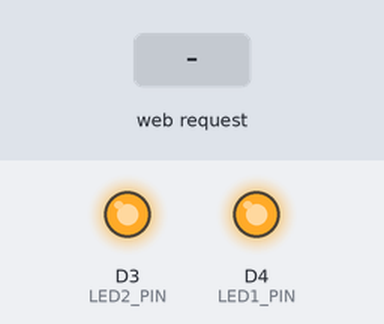
Bench run of a sketch on a simulated ESP8266 (NodeMCU). Parts: output pins drawn as LEDs (lit = HIGH). The test bench sets the inputs (shaded band). What the sketch prints to the serial monitor is not drawn.

Above: at 1.2 s.
1.3 s: HTTP request GET /led1/on received
At 2.5 s:
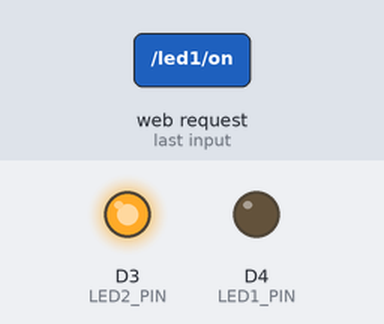
2.8 s: HTTP request GET /led2/on received
At 3.9 s:
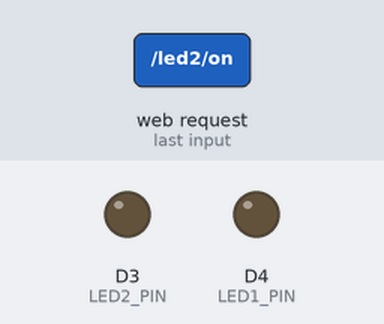
4.3 s: HTTP request GET /led1/off received
At 5.0 s:
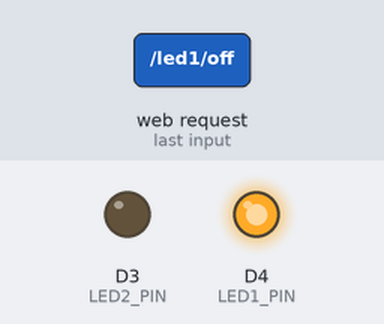
5.8 s: HTTP request GET /led2/off received
At 6.2 s:
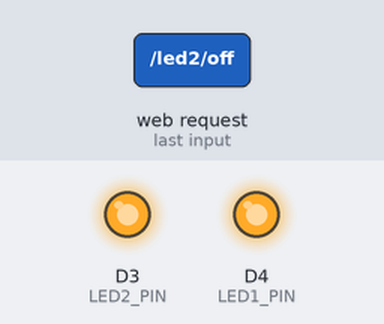
Timing chart, 0 to 8.3 s (numbered marks = the images above; inputs shaded):
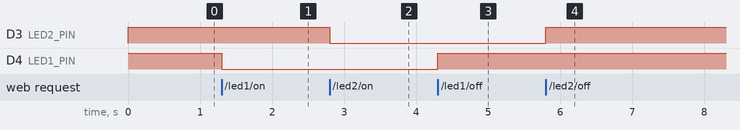

Measured:
- after the input at 1.3 s, D4 (LED1_PIN): HIGH → LOW at once
- after the input at 2.8 s, D3 (LED2_PIN): HIGH → LOW at once
- after the input at 4.3 s, D4 (LED1_PIN): LOW → HIGH at once
- after the input at 5.8 s, D3 (LED2_PIN): LOW → HIGH at once

The sketch:

homeautomation.ino
```cpp
#include <ESP8266WiFi.h>
#include <ESP8266WebServer.h>

// ---------- CONFIG ----------
const char* ap_ssid = "NodeMCU-AP";
const char* ap_pass = "12345678";

const int LED1_PIN = D4; // GPIO2 (active LOW)
const int LED2_PIN = D3; // GPIO0 (active LOW)

ESP8266WebServer server(80);
// ----------------------------

String htmlPage = R"rawliteral(
<!doctype html>
<html>
<head>
  <meta name="viewport" content="width=device-width,initial-scale=1">
  <title>NodeMCU - 2 LEDs</title>
  <style>
    body{font-family:Arial;text-align:center;padding:16px}
    button{font-size:18px;padding:10px 16px;margin:8px}
    .row{margin:12px}
    #status{margin-top:14px;font-weight:bold}
  </style>
</head>
<body>
  <h2>NodeMCU — Control 2 LEDs</h2>

  <div class="row">
    <h3>LED1 (D4)</h3>
    <button onclick="fetch('/led1/on')">LED1 ON</button>
    <button onclick="fetch('/led1/off')">LED1 OFF</button>
  </div>

  <div class="row">
    <h3>LED2 (D3)</h3>
    <button onclick="fetch('/led2/on')">LED2 ON</button>
    <button onclick="fetch('/led2/off')">LED2 OFF</button>
  </div>

  <div id="status">Loading status...</div>

<script>
function updateStatus(){
  fetch('/status').then(r => r.json()).then(j => {
    document.getElementById('status').innerText =
      'LED1: ' + (j.led1 ? 'ON' : 'OFF') + '  |  LED2: ' + (j.led2 ? 'ON' : 'OFF');
  }).catch(e => {
    document.getElementById('status').innerText = 'Cannot reach device';
  });
}
setInterval(updateStatus, 1000);
window.onload = updateStatus;
</script>
</body>
</html>
)rawliteral";

// ---------- HANDLERS ----------
void handleRoot(){
  server.send(200, "text/html", htmlPage);
}

// Active LOW logic: LOW = ON, HIGH = OFF
void handleLed1On(){
  digitalWrite(LED1_PIN, LOW);
  server.send(200, "text/plain", "OK");
}
void handleLed1Off(){
  digitalWrite(LED1_PIN, HIGH);
  server.send(200, "text/plain", "OK");
}
void handleLed2On(){
  digitalWrite(LED2_PIN, LOW);
  server.send(200, "text/plain", "OK");
}
void handleLed2Off(){
  digitalWrite(LED2_PIN, HIGH);
  server.send(200, "text/plain", "OK");
}

void handleStatus(){
  bool s1 = (digitalRead(LED1_PIN) == LOW); // LOW means ON
  bool s2 = (digitalRead(LED2_PIN) == LOW);
  String json = "{\"led1\":" + String(s1 ? "true":"false") +
                ",\"led2\":" + String(s2 ? "true":"false") + "}";
  server.send(200, "application/json", json);
}
// ----------------------------

void setup(){
  Serial.begin(115200);

  pinMode(LED1_PIN, OUTPUT);
  pinMode(LED2_PIN, OUTPUT);

  // Start with LEDs OFF (active LOW)
  digitalWrite(LED1_PIN, HIGH);
  digitalWrite(LED2_PIN, HIGH);

  WiFi.softAP(ap_ssid, ap_pass);
  Serial.println();
  Serial.println("Started AP:");
  Serial.print("SSID: "); Serial.println(ap_ssid);
  Serial.print("IP: "); Serial.println(WiFi.softAPIP());

  server.on("/", HTTP_GET, handleRoot);
  server.on("/led1/on", HTTP_GET, handleLed1On);
  server.on("/led1/off", HTTP_GET, handleLed1Off);
  server.on("/led2/on", HTTP_GET, handleLed2On);
  server.on("/led2/off", HTTP_GET, handleLed2Off);
  server.on("/status", HTTP_GET, handleStatus);

  server.begin();
}

void loop(){
  server.handleClient();
}
```
